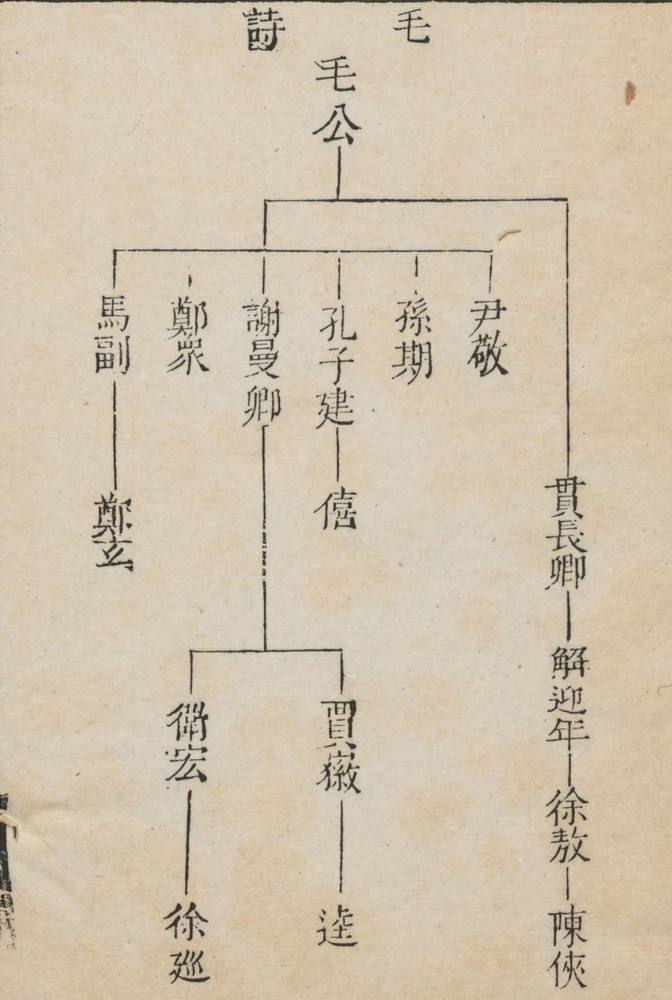
#> input picture mao/img.jpeg, 672 x 1000 px, shrunk from 968 x 1441 before the run
$ jupyter execute segment.ipynb
#> lines starting #> are read from the running program, lines starting #| are printed output that depends on the picture; after the words box and inside, x2 and y2 are one past the last pixel; in counts of white or black regions, pixels touching at a corner belong together
[cell 1]
import cv2
import numpy as np

# 加载图像
img = cv2.imread('./mao/img.jpeg')
#> img is the input picture: shape (1000, 672, 3); mean B, G, R 173.5, 195.5, 208.9

# 如果图像为空，退出
if img is None:
    print("无法加载图像")
    exit()


height, width = img.shape[:2]
#> height = 1000; width = 672

gray_image = cv2.cvtColor(img, cv2.COLOR_BGR2GRAY)
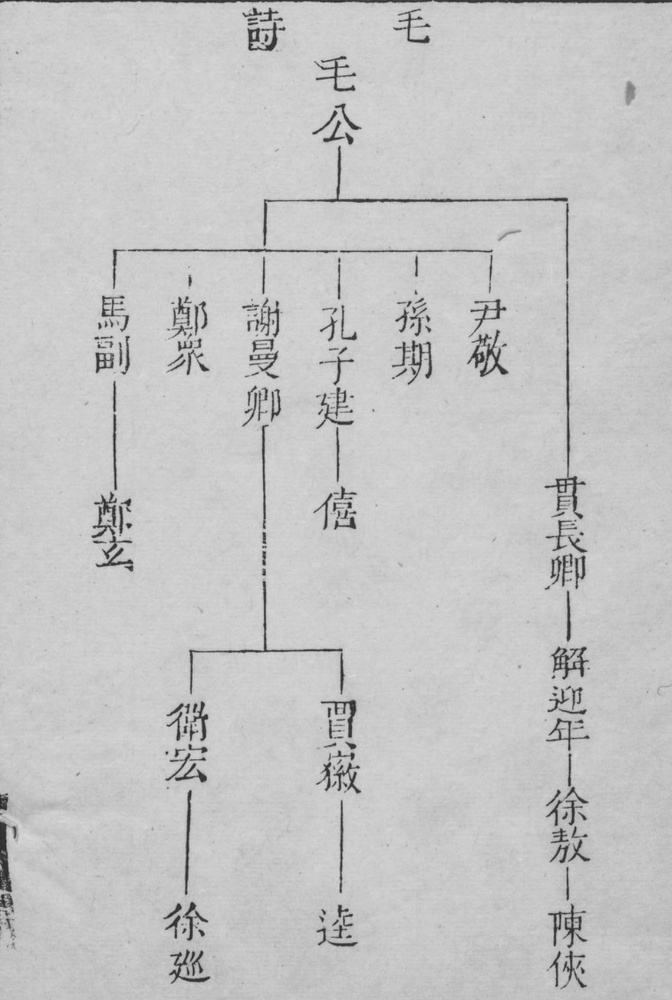
#> gray_image: shape (1000, 672); min 36, max 220, mean 197
# 设置阈值，进行二值化，保留黑色部分
_, binary_image = cv2.threshold(gray_image, 150, 255, cv2.THRESH_BINARY_INV)
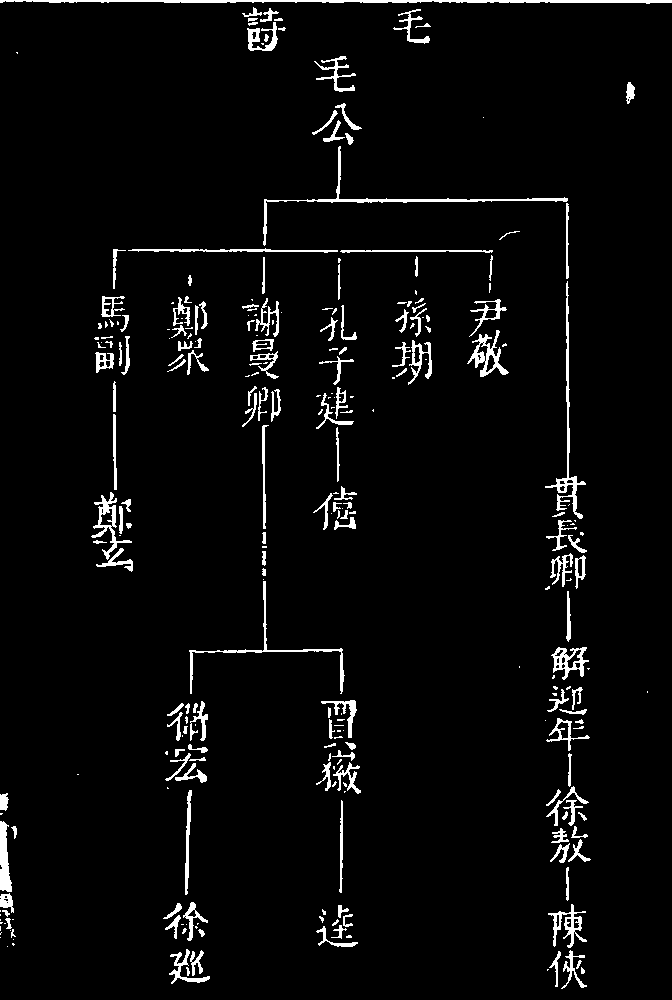
#> binary_image: shape (1000, 672); 3.8% white; 275 white regions (113 under 20 px), largest, box (x1, y1, x2, y2) and area: (0, 0, 672, 4) 1709, (263, 146, 568, 246) 1092, (545, 281, 586, 519) 971

treeMask = binary_image == 255
# hole = binary_image == 255

# removed = img.copy()
tree = img.copy()

# 将原始图像中的白色部分去除
# removed[mask] = (255, 255, 255)  # 将保留部分改为白色
# tree[treeMask] = (255, 255, 255)  # 将保留部分改为白色


transparent_background = np.zeros((height, width, 4), dtype=np.uint8)
transparent_background[:, :, :3] = tree  # 前景 (BGR 通道)
transparent_background[:, :, 3] = binary_image     # Alpha 通道 (255 表示不透明，0 表示透明)
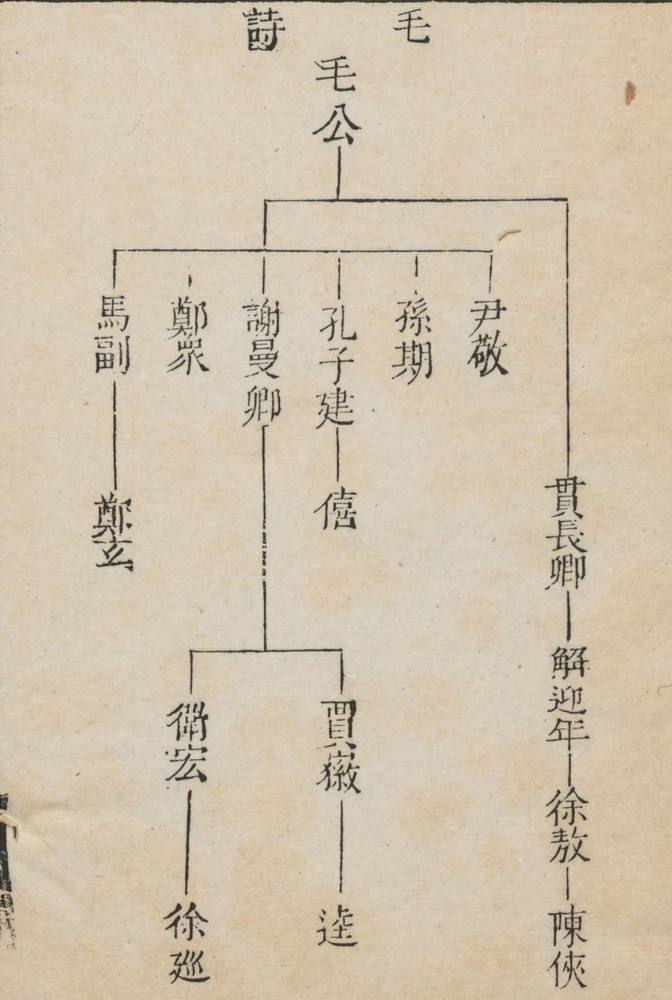
#> transparent_background: shape (1000, 672, 4); mean B, G, R, A 173.5, 195.5, 208.9, 9.6
# 保存结果为 PNG 格式，其中透明通道保留
# cv2.imwrite('binary.png', binary_image)
cv2.imwrite('transparent_background.png', transparent_background)
#> Out = True
# cv2.imwrite('tree.png', tree)

修复背景

[cell 2]
repaired_image = cv2.inpaint(tree, binary_image, 20, cv2.INPAINT_TELEA)
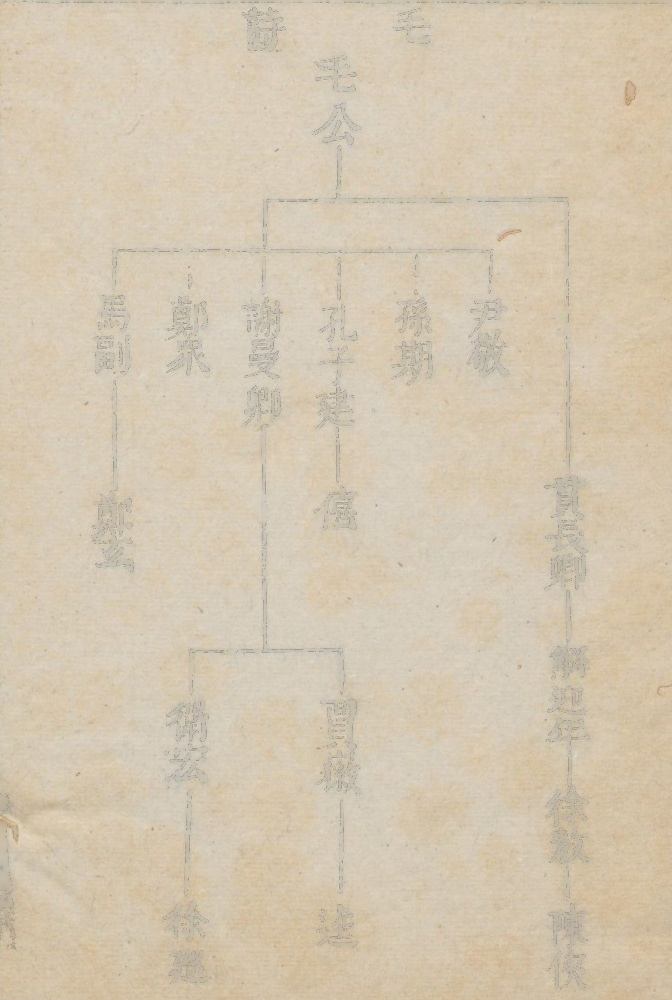
#> repaired_image: shape (1000, 672, 3); mean B, G, R 177, 199.1, 212.6
cv2.imwrite('background.png', repaired_image)
#> Out = True

根据data里的position来计算每个node的bounding box，之后将二值化的图像根据bbox切割，得到每个node的mask

[cell 3]
import os, json

with open("./mao/data.json", "r", encoding="utf-8") as f:
#> (reads mao/data.json from the repository)
    data = json.load(f)

def traverse_and_store(data, result, path=""):
#> called with path = ''
    if not data:
        return

    # 将当前节点的 name 和 position 存储到结果列表
    result.append({"name": data["name"], "position": data.get("position")})

    # 遍历子节点
    for child in data.get("children", []):
        traverse_and_store(child, result, path)

results = []
traverse_and_store(data, results)

results

[cell 4]
import os
import cv2
import json

image_file = "./mao/mask.png"  # 指定图片路径
output_dir = "./mao/masks"

image = cv2.imread(image_file, cv2.IMREAD_UNCHANGED)
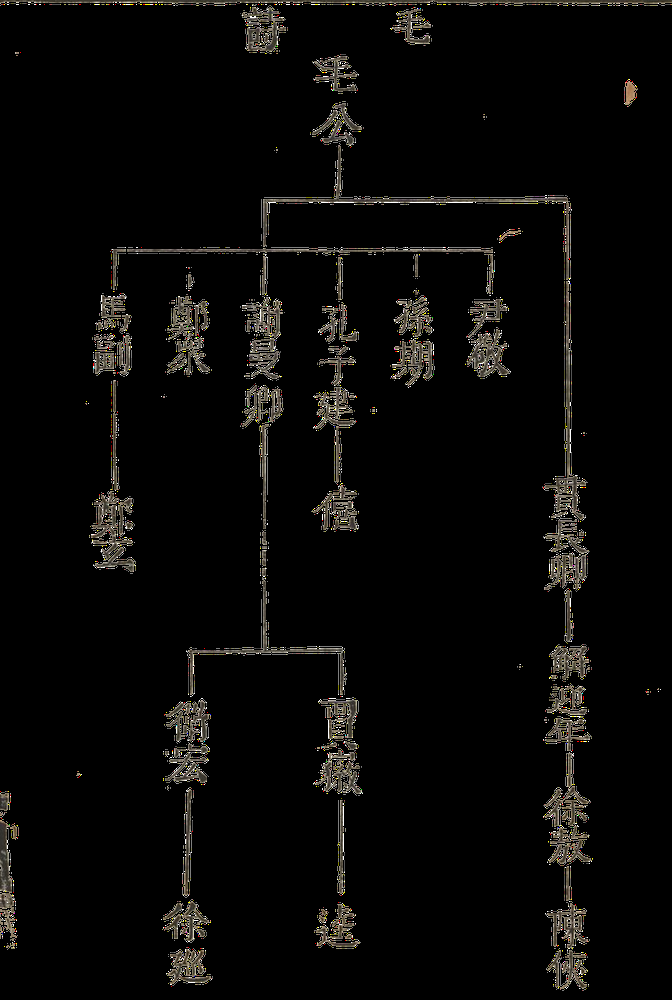
#> input picture mao/mask.png, 672 x 1000 px, shrunk from 968 x 1441 before the run
#> image is the input picture: shape (1000, 672, 4); mean B, G, R, A 7.4, 8.5, 9.2, 9.4


for item in results:
    name = item["name"]
    bbox = item['position']
    x, y = int(bbox[0][0]), int(bbox[0][1])
    w, h = int(bbox[1][0]), int(bbox[1][1])
    x2, y2 = x + w, y + h

    # 裁切图片
    cropped = image[y:y2, x:x2]

    # 构建输出文件名
    output_path = os.path.join(output_dir, f"{name}.png")

    # 保存裁切的图片
    cv2.imwrite(output_path, cropped)
#> this loop made 17 passes
#> pass 1, `cropped = image[y:y2, x:x2]`:
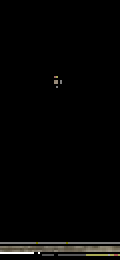
#> cropped: shape (130, 60, 4) (shown 2 times larger); mean B, G, R, A 4.2, 4.8, 5, 4.5
#> pass 2, `cropped = image[y:y2, x:x2]`:
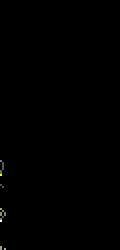
#> cropped: shape (125, 60, 4) (shown 2 times larger); mean B, G, R, A 0.3, 0.4, 0.4, 0
#> pass 3, `cropped = image[y:y2, x:x2]`:
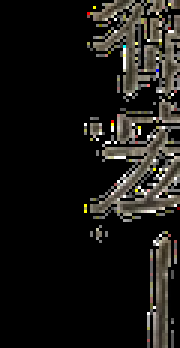
#> cropped: shape (116, 60, 4) (shown 3 times larger); mean B, G, R, A 21.5, 24.4, 25.7, 26.3
